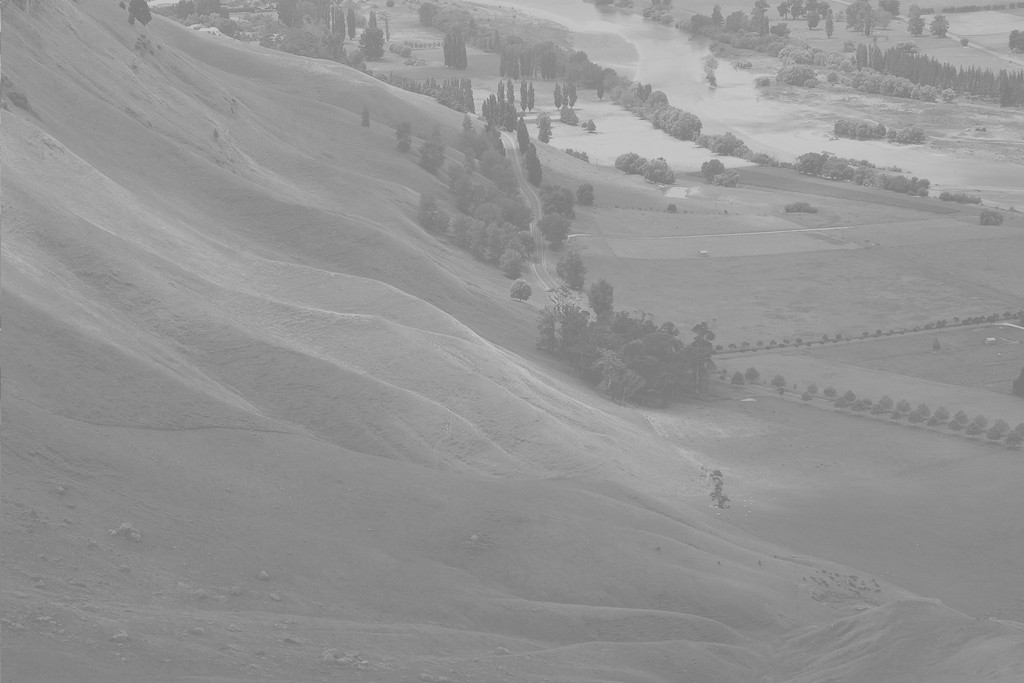
#> input picture CV/opencv_tutorial_naumdeveloper/opencv_tutorial_codec.wang/15-Histograms/hist.jpg, 1024 x 683 px
$ python cv2_histogram.py
#> lines starting #> are read from the running program, lines starting #| are printed output that depends on the picture
import cv2
import numpy as np
import matplotlib.pyplot as plt

img = cv2.imread('hist.jpg', 0)
#> img is the input picture: shape (683, 1024); min 114, max 208, mean 148


# 1.Расчет гистограммы
# Расчет с использованием функций OpenCV
hist = cv2.calcHist([img], [0], None, [256], [0, 256])  # производительность：0.022158 s
#> hist = 256 values, max 28701 at index 137, min 0 at index 0, mean 2732

# Расчет с использованием функций numpy
hist, bins = np.histogram(img.ravel(), 256, [0, 256])  # производительность：0.020628 s
#> bins = 257 values from 0 to 256

# 使用numpy函数计算
hist = np.bincount(img.ravel(), minlength=256)  # производительность:：0.003163 s


# 2.Расчет с использованием функций numpy
plt.hist(img.ravel(), 256, [0, 256])
plt.show()
#> figure, not shown here; tallest bar 28701 high, from x = 137 to 138

# Нарисуйте гистограмму
plt.plot(hist)
plt.show()
#> figure, not shown here; curve peaks at x = 137, y = 28701


# 3.или использовать ранее вычисленный результат гистограммы
equ = cv2.equalizeHist(img)
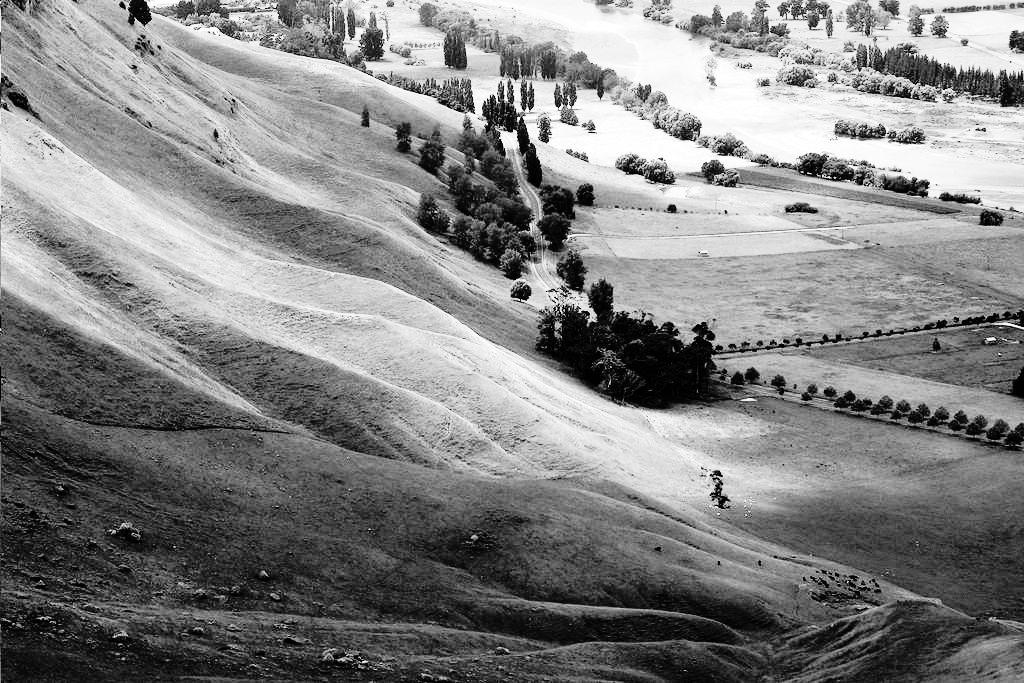
#> equ: shape (683, 1024); min 0, max 255, mean 130.5
cv2.imshow('equalization', np.hstack((img, equ)))  # отображать рядом
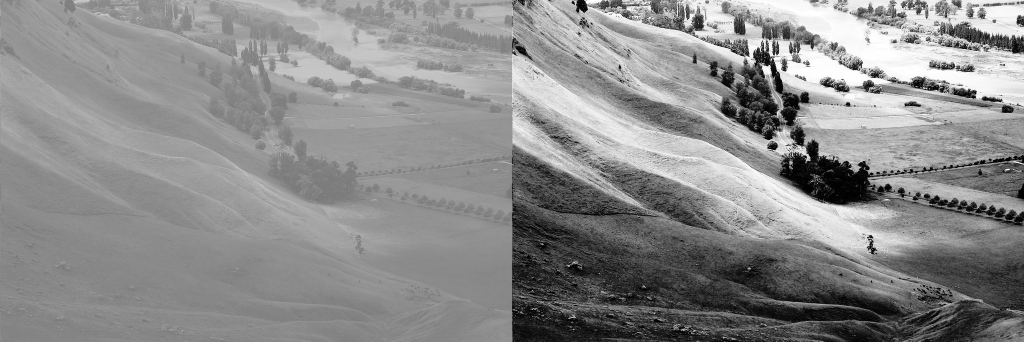
#> window 'equalization': shape (683, 2048) (shown at 1/2 size); min 0, max 255, mean 139.3
cv2.waitKey(0)

# рисуем гистограмму после выравнивания
plt.hist(equ.ravel(), 256, [0, 256])
plt.show()
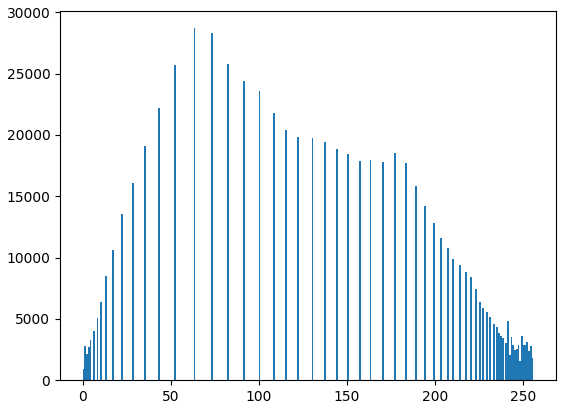
#> figure drawn by matplotlib, 1 panel; tallest bar 28701 high, from x = 63 to 64


# 4.Адаптивная коррекция гистограммы
img = cv2.imread('tsukuba.jpg', 0)
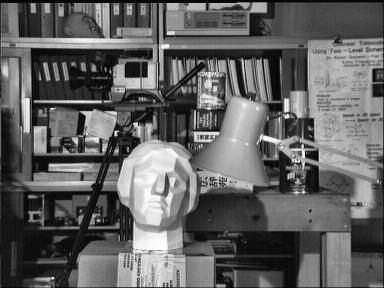
#> input picture CV/opencv_tutorial_naumdeveloper/opencv_tutorial_codec.wang/15-Histograms/tsukuba.jpg, 384 x 288 px
#> img is the input picture: shape (288, 384); min 0, max 255, mean 97.6
equ = cv2.equalizeHist(img)  # Применить глобальное выравнивание гистограммы
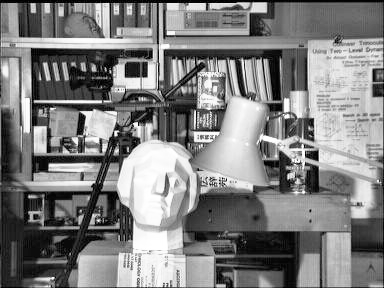
#> equ: shape (288, 384); min 0, max 255, mean 127.7

clahe = cv2.createCLAHE(clipLimit=2.0, tileGridSize=(8, 8))  #Адаптивная эквализация, необязательные параметры
cl1 = clahe.apply(img)
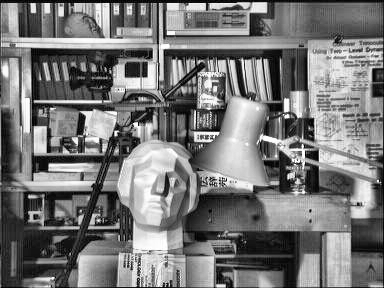
#> cl1: shape (288, 384); min 0, max 255, mean 119.4

cv2.imshow('equalization', np.hstack((equ, equ, cl1)))  # отображать рядом
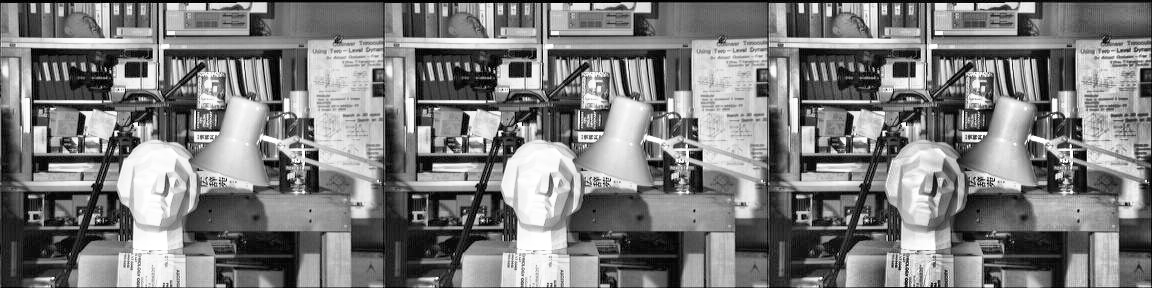
#> window 'equalization': shape (288, 1152); min 0, max 255, mean 124.9
cv2.waitKey(0)
